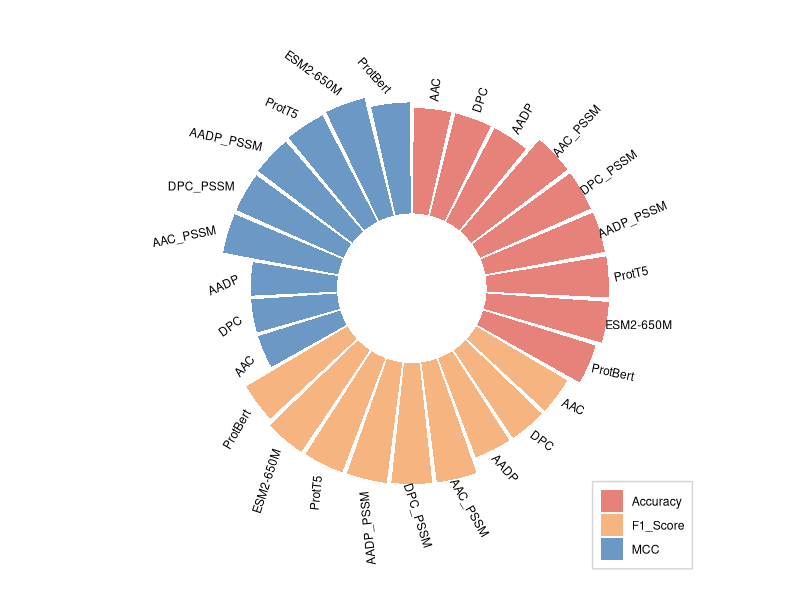

Source code (R):
library(ggplot2)

# 创建数据
individual_custom <- c(
  "AAC", "DPC", "AADP", "AAC_PSSM", "DPC_PSSM", "AADP_PSSM", "ProtT5", "ESM2-650M", "ProtBert",
  "AAC", "DPC", "AADP", "AAC_PSSM", "DPC_PSSM", "AADP_PSSM", "ProtT5", "ESM2-650M", "ProtBert",
  "AAC", "DPC", "AADP", "AAC_PSSM", "DPC_PSSM", "AADP_PSSM", "ProtT5", "ESM2-650M", "ProtBert"
)
value_custom <- c(
  0.8450, 0.8450, 0.8450, 0.9700, 0.9700, 0.9750, 0.9800, 0.9850, 0.9450,
  0.8502, 0.8502, 0.8502, 0.9700, 0.9697, 0.9749, 0.9802, 0.9847, 0.9447,
  0.6917, 0.6917, 0.6917, 0.9400, 0.9402, 0.9500, 0.9602, 0.9704, 0.8900
)
df <- data.frame(
  individual = individual_custom,
  value = value_custom 
)

# 为数据添加ID列
df$id <- seq(1, nrow(df))

# 计算角度，用于合理分布标签
df$angle<-ifelse(df$id<=14,96-df$id*12,96-df$id*12+180)
df$hjust<-ifelse(df$id<=14,0.2,1)

# 为每个组分配颜色填充
df$fill <- rep(c("Accuracy", "F1_Score", "MCC"), each = 9)

# 绘制环形柱状图
p <- ggplot(df, aes(x = as.factor(id), y = value)) +
  geom_bar(stat = "identity", aes(fill = fill)) +   # 使用fill为每个分组设置颜色
  coord_polar() +                                   # 使用极坐标系，形成环形布局
  ylim(-0.6, 1.2) +                                 # 设置Y轴范围，留出空心空间
  geom_text(aes(x = id, y = value + 0.1, label = individual,  # 标签的位置和名称
                angle = angle, hjust = hjust), size = 3) +   # 标签角度和对齐方式
  theme_minimal() +                                 # 使用最小化主题，简化背景
  ylab("") + xlab("") +                             # 隐藏X轴和Y轴标签
  theme(axis.text.y = element_blank(),              # 隐藏Y轴文本
        axis.ticks.y = element_blank(),             # 隐藏Y轴刻度
        axis.text.x = element_blank(),              # 隐藏X轴文本
        panel.grid = element_blank(),               # 隐藏网格线
        legend.position = c(1, 0),                  # 将图例放在右下角
        legend.justification = c(1, 0),            
        legend.background = element_rect(color = "#D6D6D8", size = 0.5),  # 图例框的边框颜色和大小
  ) +                
  scale_fill_manual(values = c("#E6827A", "#F6B480", "#6B98C4"), 
                    labels = c("Accuracy", "F1_Score", "MCC")) +
  labs(fill = NULL)
ggsave("D:/Major/AIProject/ATG/fig2/RingBar.png", plot = p, width = 8, height = 8)

